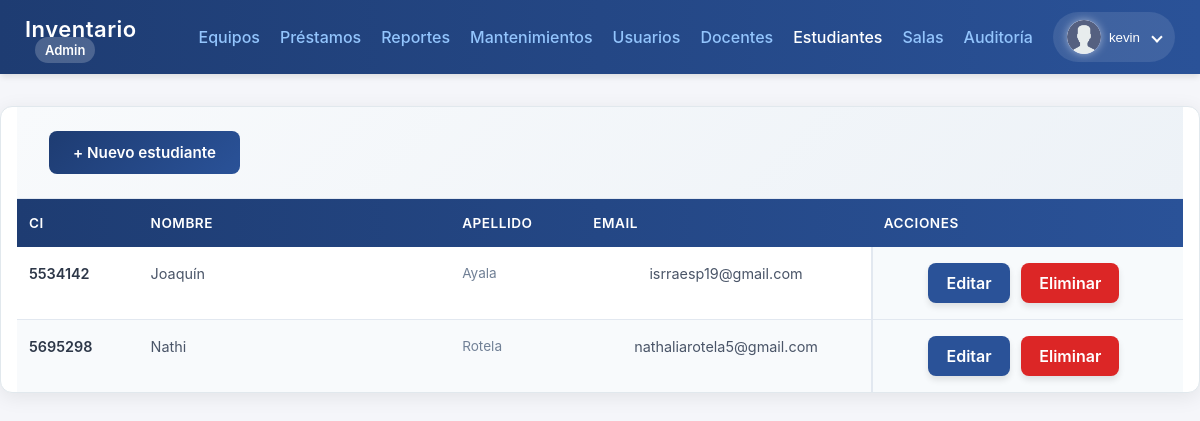
Page /public/estudiantes_listar.php (signed in) on the earlier database version.
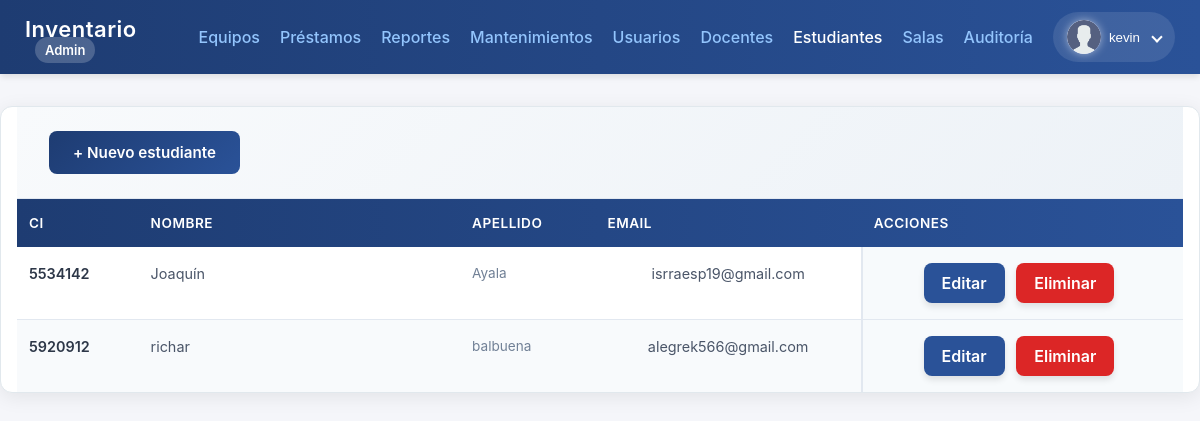
Same page on the later database version.
### tables this page shows
CREATE TABLE `estudiantes` (
  `id` int(11) NOT NULL,
  `ci` varchar(20) NOT NULL,
  `nombre` varchar(100) NOT NULL,
  `apellido` varchar(100) NOT NULL,
  `email` varchar(150) NOT NULL,
  `telefono` varchar(20) NOT NULL,
  `password_hash` varchar(255) NOT NULL,
  `creado_en` timestamp NOT NULL DEFAULT current_timestamp()
);

### public/estudiantes_listar.php (the view, shortened to what this page needs)
<?php
require __DIR__ . '/../init.php';
$stmt = $mysqli->query("SELECT id, ci, nombre, apellido, email FROM estudiantes ORDER BY apellido, nombre");
$rows = $stmt->fetch_all(MYSQLI_ASSOC);
?>
<head>
    <link rel="stylesheet" href="../css/tabla_estudiantes_listar.css">
</head>
 <?php
  include __DIR__ . '/navbar.php';
  ?>
<div class="container">
    <div class="actions">
        <a class="btn" href="/inventario_uni/public/estudiantes_registro.php">+ Nuevo estudiante</a>
    </div>
    <table>
        <thead>
            <tr>
                <th>CI</th>
                <th>Nombre</th>
                <th>Apellido</th>
                <th>Email</th>
                <th>Acciones</th>
            </tr>
        </thead>
        <tbody>
            <?php if (!$rows): ?>
                <tr>
                    <td colspan="5">No hay estudiantes registrados.</td>
                </tr>
            <?php else: ?>
                <?php foreach ($rows as $r): ?>
                    <tr>
                        <td data-label="CI"><?= htmlspecialchars($r['ci']) ?></td>
                        <td data-label="Nombre"><?= htmlspecialchars($r['nombre']) ?></td>
                        <td data-label="Apellido"><?= htmlspecialchars($r['apellido']) ?></td>
                        <td data-label="Email"><?= htmlspecialchars($r['email']) ?></td>
                        <td data-label="Acciones">
                            <a class="btn btn-sm" href="/inventario_uni/public/estudiantes_editar_form.php?id=<?= $r['id'] ?>">Editar</a>
                            <a class="btn btn-sm btn-danger"
                                href="/inventario_uni/public/estudiantes_eliminar.php?id=<?= $r['id'] ?>"
                                onclick="return confirm('¿Seguro que deseas eliminar este estudiante?');">
                                Eliminar
                            </a>
                        </td>
                    </tr>
                <?php endforeach; ?>
            <?php endif; ?>
        </tbody>
    </table>
</div>

Differences in the rows shown:
removed estudiantes: ci "5695298", nombre "Nathi", apellido "Rotela", email "nathaliarotela5@gmail.com"
added estudiantes: ci "5920912", nombre "richar", apellido "balbuena", email "alegrek566@gmail.com"
